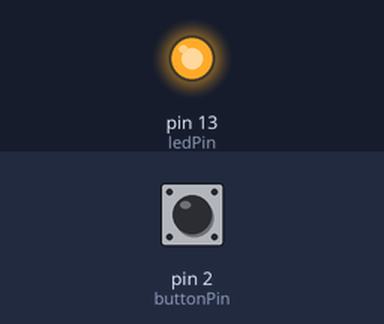
The sketch below on a simulated Arduino Uno, built with avr-gcc and run on an emulated ATmega328P. On the bench: output pins drawn as LEDs (lit = HIGH). Dashed ring = blinking. Inputs (shaded band) come from the test bench; at power-on: pin 2 (buttonPin) LOW.

Above: at 1.2 s.
1.3 s: pin 2 (buttonPin) pulsed HIGH 5 times (0.12 s each, 0.3 s apart)
At 1.75 s:
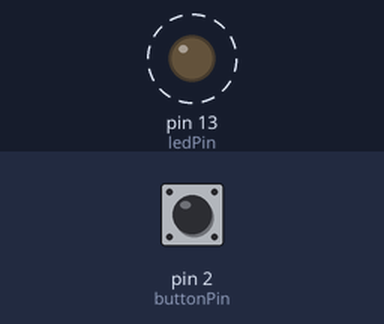
Timing chart, 0 to 4.3 s (numbered marks = the images above; inputs shaded):
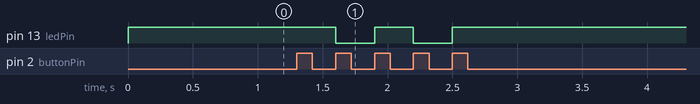

Measured:
- after the input at 1.3 s, pin 13 (ledPin): alternates HIGH for 0.30 s and LOW for 0.30 s, 4 changes in all, then stays HIGH, starting after 0.30 s

The sketch:

Button3.ino
```cpp
// Sample Solution for Bonus Task 3

// Initialise the variables for the pins
int buttonPin = 2;
int ledPin = 13;

// Variables for us
int state = HIGH;      // the current state of the output pin
int reading;           // the current reading from the input pin
int previous = LOW;    // the previous reading from the input pin
int pressed = 0;       // the number of times pressed in the last second

unsigned long time = 0;           // the last time the output pin was toggled
unsigned long debounce = 200UL;   // the debounce time, increase if the output flickers

void setup()
{
  pinMode(buttonPin,  INPUT);
  pinMode(ledPin, OUTPUT);
}

void loop()
{
  int reading = digitalRead(buttonPin);

  // if the input just went from LOW and HIGH and we've waited long enough
  // to ignore any noise on the circuit, toggle the output pin and remember
  if (reading == HIGH && previous == LOW && millis() - time > debounce) {
    if (millis() - time >= 1000) {
        pressed = 1;
    } else {
        pressed += 1;
    }
    time = millis();

    if (state == LOW) {
      state = HIGH;
    } else if (pressed >= 2) {
      state = LOW;
    }
  }

  digitalWrite(ledPin, state);
  previous = reading;
}
```
